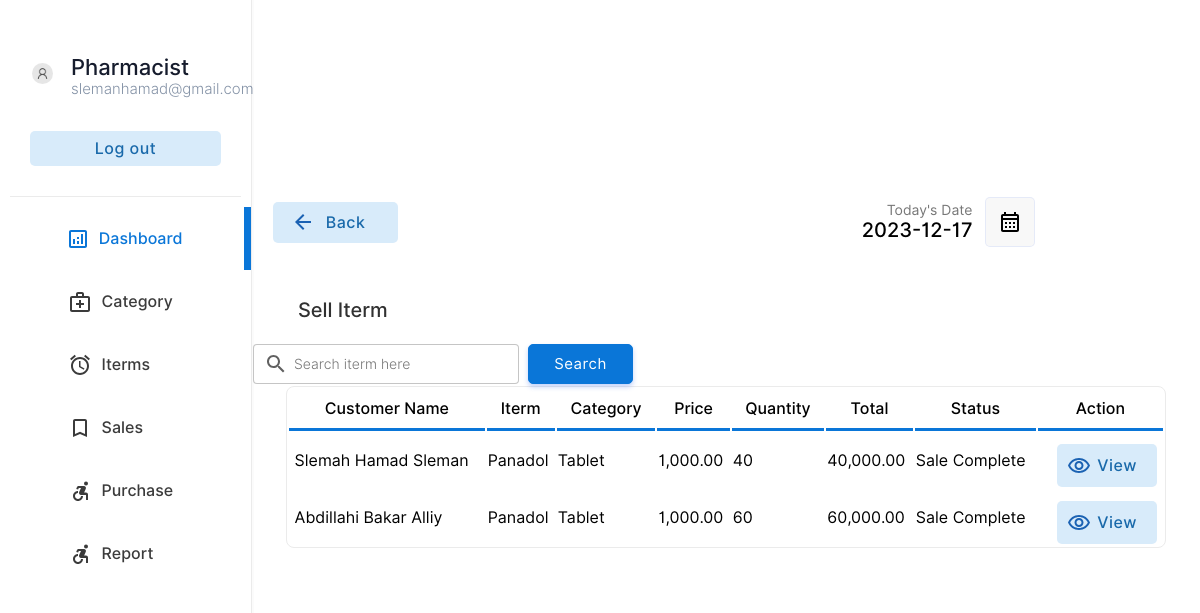
The page /pharmacist/sales.php (signed in) on the database its author committed.
### tables this page shows
CREATE TABLE `category` (
  `category_id` int NOT NULL AUTO_INCREMENT,
  `category_name` varchar(100) NOT NULL,
  `category_status` int DEFAULT NULL,
  `user_id` int NOT NULL,
  PRIMARY KEY (`category_id`)
);

CREATE TABLE `sale` (
  `sale_id` int NOT NULL AUTO_INCREMENT,
  `customerName` varchar(255) NOT NULL,
  `iterm_id` int NOT NULL,
  `saleDate` date NOT NULL,
  `quantity` int NOT NULL DEFAULT '0',
  `unitPrice` float(10,0) NOT NULL DEFAULT '0',
  `sale_status` int DEFAULT NULL,
  `sale_user_id` int NOT NULL,
  PRIMARY KEY (`sale_id`),
  KEY `sale_FK` (`iterm_id`),
  CONSTRAINT `sale_FK` FOREIGN KEY (`iterm_id`) REFERENCES `iterm` (`iterm_id`) ON DELETE CASCADE ON UPDATE CASCADE
);

CREATE TABLE `iterm` (
  `iterm_id` int NOT NULL AUTO_INCREMENT,
  `iterm_name` varchar(255) NOT NULL,
  `stock` int NOT NULL DEFAULT '0',
  `iterm_price` float NOT NULL DEFAULT '0',
  `iterm_description` varchar(500) DEFAULT NULL,
  `status` varchar(255) NOT NULL DEFAULT 'Active',
  `category_id` int NOT NULL,
  `user_id` int NOT NULL,
  PRIMARY KEY (`iterm_id`),
  KEY `item_FK` (`category_id`),
  CONSTRAINT `item_FK` FOREIGN KEY (`category_id`) REFERENCES `category` (`category_id`) ON DELETE CASCADE ON UPDATE CASCADE
);

### pharmacist/sales.php (the view, shortened to what this page needs)
<!DOCTYPE html>
<html lang="en">
<head>
    <link rel="stylesheet" href="../css/animations.css">
    <link rel="stylesheet" href="../css/main.css">
    <link rel="stylesheet" href="../css/admin.css">
</head>
<body>
    <?php
    include("../connection.php");
    ?>
    <div class="container">
        <div class="menu">
            <table class="menu-container" border="0">
                <tr>
                    <td style="padding:10px" colspan="2">
                        <table border="0" class="profile-container">
                            <tr>
                                <td width="30%" style="padding-left:20px">
                                    <img src="../img/user.png" alt="" width="100%" style="border-radius:50%">
                                </td>
                                <td style="padding:0px;margin:0px;">
                                    <p class="profile-title">
                                        <?php echo $_SESSION["user_role"]; ?>
                                    </p>
                                    <p class="profile-subtitle">
                                        <?php echo $_SESSION["username"]; ?>
                                    </p>
                                </td>
                            </tr>
                            <tr>
                                <td colspan="2">
                                    <a href="../action/log_out.php"><input type="button" value="Log out"
                                            class="logout-btn btn-primary-soft btn"></a>
                                </td>
                            </tr>
                        </table>
                    </td>
                </tr>
                <tr class="menu-row">
                    <td class="menu-btn menu-icon-dashbord menu-active menu-icon-dashbord-active">
                        <a href="index.php" class="non-style-link-menu non-style-link-menu-active">
                            <div>
                                <p class="menu-text">Dashboard</p>
                        </a>
        </div></a>
        <tr class="menu-row">
            <td class="menu-btn menu-icon-doctor ">
                <a href="category.php" class="non-style-link-menu ">
                    <div>
                        <p class="menu-text">Category</p>
                </a>
    </div>
    <tr class="menu-row">
        <td class="menu-btn menu-icon-schedule">
            <a href="iterm.php" class="non-style-link-menu">
                <div>
                    <p class="menu-text">Iterms</p>
                </div>
            </a>
        </td>
    </tr>
    <tr class="menu-row">
        <td class="menu-btn menu-icon-appoinment">
            <a href="sales.php" class="non-style-link-menu">
                <div>
                    <p class="menu-text">Sales</p>
            </a></div>
        </td>
    </tr>
    <tr class="menu-row">
        <td class="menu-btn menu-icon-patient">
            <a href="purchase.php" class="non-style-link-menu">
                <div>
                    <p class="menu-text">Purchase</p>
            </a></div>
        </td>
    </tr>
    <tr class="menu-row">
        <td class="menu-btn menu-icon-patient">
            <a href="report.php" class="non-style-link-menu">
                <div>
                    <p class="menu-text">Report</p>
            </a></div>
        </td>
    </tr>
    <div class="dash-body">
        <table border="0" width="100%" style=" border-spacing: 0;margin:0;padding:0;margin-top:25px; ">
            <tr>
                <td width="13%">
                    <a href="sales.php"><button class="login-btn btn-primary-soft btn btn-icon-back"
                            style="padding-top:11px;padding-bottom:11px;margin-left:20px;width:125px">
                            <font class="tn-in-text">Back</font>
                        </button></a>
                </td>
                <td width="15%">
                    <p style="font-size: 14px;color: rgb(119, 119, 119);padding: 0;margin: 0;text-align: right;">
                        Today's Date
                    </p>
                    <p class="heading-sub12" style="padding: 0;margin: 0;">
                        <?php
                        $date = date('Y-m-d');
                        echo $date;
                        ?>
                    </p>
                </td>
                <td width="10%">
                    <button class="btn-label" style="display: flex;justify-content: center;align-items: center;"><img
                            src="../img/calendar.svg" width="100%"></button>
                </td>
            </tr>
            <tr>
                <td colspan="2" style="padding-top:30px;">
                    <p class="heading-main12" style="margin-left: 45px;font-size:20px;color:rgb(49, 49, 49)">Sell Iterm
                    </p>
                </td>
            </tr>
            <tr>
                <td>
                    <form action="" method="post" class="header-search">
                        <input type="search" name="search" class="input-text header-searchbar"
                            placeholder="Search iterm here" list="iterm">&nbsp;&nbsp;
                        <input type="Submit" value="Search" class="login-btn btn-primary btn"
                            style="padding-left: 25px;padding-right: 25px;padding-top: 10px;padding-bottom: 10px;">
                    </form>
                </td>
            </tr>
            <br><br><br><br><br><br>
            <?php if (!isset($_POST["search"])) { ?>
                <br><br><br>
                <tr>
                    <td colspan="4">
                        <center>
                            <div class="abc scroll">
                                <table width="93%" class="sub-table scrolldown" border="0">
                                    <thead>
                                        <tr>
                                            <th class="table-headin">
                                                Customer Name
                                            </th>
                                            <th class="table-headin">
                                                Iterm
                                            </th>
                                            <th class="table-headin">
                                                Category
                                            </th>
                                            <th class="table-headin">
                                                Price
                                            </th>
                                            <th class="table-headin">
                                                Quantity
                                            </th>
                                            <th class="table-headin">
                                                Total
                                            </th>
                                            <th class="table-headin">
                                                Status
                                            </th>
                                            <th class="table-headin">
                                                Action
                                            </th>
                                        </tr>
                                    </thead>
                                    <tbody>
                                        <?php
                                        $all_sells = $conn->query("SELECT  i.iterm_name,c.category_name,s.quantity,s.unitPrice,s.saleDate,s.sale_status,s.customerName
                                    from category c,iterm i,sale s where c.category_id = i.category_id and i.iterm_id = s.iterm_id order by i.iterm_name asc");
                                        if ($all_sells->num_rows > 0) {
                                            while ($row = $all_sells->fetch_array()) {
                                                $status = "";
                                                if ($row["sale_status"] == 1) {
                                                    $status = "Sale Complete";
                                                } else {
                                                    $status = "Sale not Complete";
                                                }
                                                echo '<tr>
                                        <td> &nbsp;' .
                                                    $row["customerName"]
                                                    . '</td>
                                        <td>
                                            ' . $row["iterm_name"] . '
                                        </td>
                                        <td>
                                        ' . $row["category_name"] . '
                                    </td>
                                    <td>
                                    ' . number_format($row["unitPrice"], 2) . '
                                </td>
                                <td>
                                ' . $row["quantity"] . '
                            </td>
                            <td>
                            ' . number_format($row["quantity"] * $row["unitPrice"], 2) . '
                        </td>
                                <td>
                                ' . $status . '
                            </td>
                            <td>
                            <div style="display:flex;justify-content: center;">
                            &nbsp;&nbsp;&nbsp;
                            <a class="non-style-link"><button  class="btn-primary-soft btn button-icon btn-view"  style="padding-left: 40px;padding-top: 12px;padding-bottom: 12px;margin-top: 10px;"><font class="tn-in-text">View</font></button></a>
                            </div>
                            </td>
                                    </tr>';
                                            }
                                        }
                                        ?>
                                    </tbody>
                                </table>
                            </div>
                        </center>
                    </td>
                </tr>
            <?php
            }
            ?>
        </table>
    </div>
</body>
</html>

### css/main.css (style rules this page uses)
:root { --primarycolor: #0A76D8; --primarycolorhover: #006dd3; --btnice:#D8EBFA; --btnnicetext:#1b62b3; }
body { margin: 0; padding: 0; border-spacing: 0; font-family: 'Inter', sans-serif; }
.input-text { border-radius: 4px; border: 0.5px solid rgb(226, 226, 226); padding: 10px; width: 92%; transition: 0.2s; outline: none; }
.input-text { border: 1px solid #e9ecef; font-size: 14px; line-height: 26px; background-color: #fff; display: block; width: 100%; padding: .375rem .75rem; font-weight: 300; line-height: 1.5; color: #212529; background-color: #fff; background-clip: padding-box; -webkit-appearance: none; -moz-appearance: none; appearance: none; border-radius: .25rem; transition: border-color .15s ease-in-out,box-shadow .15s ease-in-out; }
.input-text::placeholder { font-family: 'Inter', sans-serif; }
.btn { cursor: pointer; padding: 8px 20px; outline: none; text-decoration: none; font-size: 15px; letter-spacing: 0.5px; transition: all 0.3s; border-radius: 5px; font-family: 'Inter', sans-serif; }
.btn-primary { background-color: var(--primarycolor) ; border: 1px solid var(--primarycolor) ; color: #fff ; box-shadow: 0 3px 5px 0 rgba(57,108,240,0.3); }
.btn-primary-soft { background-color: #D8EBFA ; color: #1969AA; font-weight: 500; font-size: 16px; border: none; }
.btn-label { margin-left: 10px; padding: 12px 12px; outline: none; text-decoration: none; font-size: 15px; letter-spacing: 0.5px; transition: all 0.3s; border-radius: 5px; background-color: #f0f0f073; border: 1px solid rgba(57,108,240,0.1) ; font-family: 'Inter', sans-serif; }
.sub-table { border: 1px solid #ebebeb; border-radius: 8px; }
.table-headin { font-size: 16px; font-weight: 500; padding: 10px; border-bottom: 3px solid var(--primarycolor); }
.abc { width: 100%; height: 550px; overflow: auto; }
input[type=search] { background-image: url('../img/search.svg'); background-position: 10px 50%; background-repeat: no-repeat; transition: 0.5s; padding: 8px 20px 8px 40px; }
.button-icon { background-position: 10px 50%; background-repeat: no-repeat; transition: 0.5s; padding: 8px 20px 8px 40px; }
.menu-btn { padding:6px; color: #3b3b3b; background-position: 30% 50%; background-repeat: no-repeat; transition: 0.5s; }
.menu-text { padding-left: 40%; font-weight: 500; font-size: 16px; }
.menu-active { color: var(--primarycolor); border-right: 7px solid var(--primarycolor); background-color: var(); }
.non-style-link-menu:link, .non-style-link-menu:visited, .non-style-link-menu:active { text-decoration: none; color: #3b3b3b; }
.non-style-link-menu-active:link, .non-style-link-menu-active:visited, .non-style-link-menu-active:active { text-decoration: none; color: var(--primarycolor); }
.menu-icon-dashbord { background-image: url('../img/icons/dashboard.svg'); }
.menu-icon-doctor { background-image: url('../img/icons/doctors.svg'); }
.menu-icon-schedule { background-image: url('../img/icons/schedule.svg'); }
.menu-icon-appoinment { background-image: url('../img/icons/book.svg'); }
.menu-icon-patient { background-image: url('../img/icons/patients.svg'); }
.menu-icon-dashbord:hover,.menu-icon-dashbord-active { color: var(--primarycolor); background-image: url('../img/icons/dashboard-hover.svg'); }
.btn-icon-back { background-image: url('../img/icons/back-iceblue.svg'); background-position: 18px 50%; background-repeat: no-repeat; transition: 0.5s; padding: 8px 20px 8px 40px; }
.btn-view { background-image: url('../img/icons/view-iceblue.svg'); }

### css/admin.css (style rules this page uses)
.container { display: flex; flex-wrap: wrap; height: 100vh; }
.menu { border-right: 1.5px solid rgb(235, 235, 235); width: 21%; height: 100vh; box-shadow: 0 0px 0px 2px rgba(240, 240, 240, 0.3); }
.dash-body { width: 79%; height: 100vh; }
.menu-container { width: 100%; border-spacing: 0; }
.profile-title { font-weight: 500; color: #161c2d; font-size: 22px; margin: 0; text-align: left; padding-left: 8%; }
.profile-subtitle { font-weight: 300; color: #8492a6; font-size: 15px; margin: 0; text-align: left; padding-left: 8%; }
.logout-btn { margin-top: 30px; width: 85%; }
.profile-container { border-bottom: 1.5px solid rgb(235, 235, 235); padding-top: 18%; padding-bottom: 12%; text-align: center; }
.heading-main12 { font-weight: 500; font-size: 25px; }
.heading-sub12 { font-weight: 500; font-size: 20px; text-align: right; }
.header-search { display: flex; justify-content: center; }
.header-searchbar { width: 75%; background-color: rgba(255, 255, 255, 0.705); border: 0.5px solid rgba(190, 190, 190, 0.884); }

### rows shown on the page
category: sale.customerName "Slemah Hamad Sleman", iterm.iterm_name "Panadol", category_name "Tablet", sale.unitPrice "1,000.00", sale.quantity "40", sale.quantity+unitPrice "40,000.00", sale.sale_status "Sale Complete", sale.customerName "Abdillahi Bakar Alliy", sale.quantity "60", sale.quantity+unitPrice "60,000.00"

### other values the page prints
$_SESSION["user_role"] "Pharmacist"
$_SESSION["username"] "slemanhamad@gmail.com"
